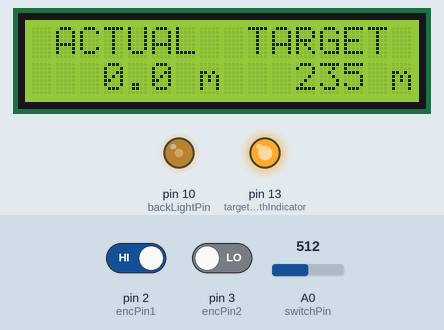
Recording of a sketch running on a simulated Arduino Uno, built with avr-gcc and run on an emulated ATmega328P. Parts: 16×2 character LCD, output pins drawn as LEDs (lit = HIGH). Inputs (shaded band) come from the test bench; at power-on: pin 2 (encPin1) HIGH, A0 (switchPin) = 512, pin 3 (encPin2) LOW. EEPROM starts erased.

Above: at 3.2 s.
3.3 s: pin 2 (encPin1) driven LOW
At 3.65 s:
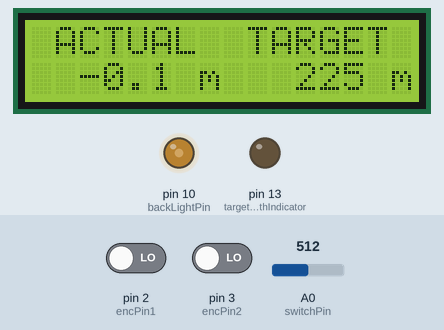
5.6 s: A0 (switchPin) set to 540
7.4 s: A0 (switchPin) set to 564
At 8.6 s:
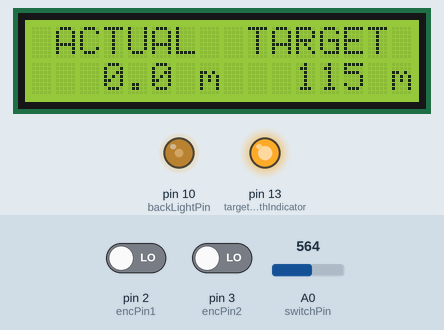
9.2 s: pin 2 (encPin1) driven HIGH
At 9.33 s:
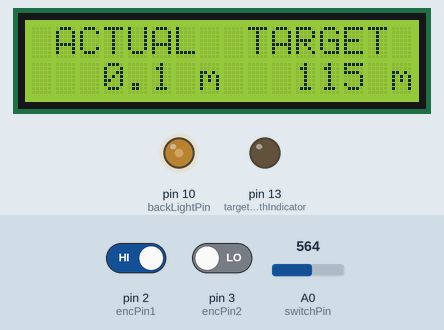
10.9 s: A0 (switchPin) set to 545
At 11.4 s:
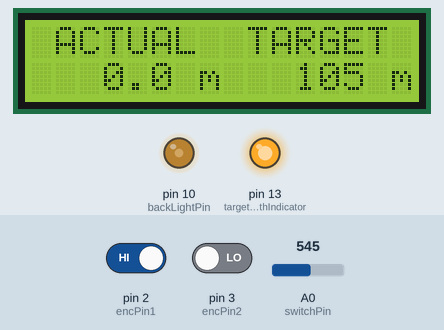
13.0 s: A0 (switchPin) set to 565
At 13.0 s:
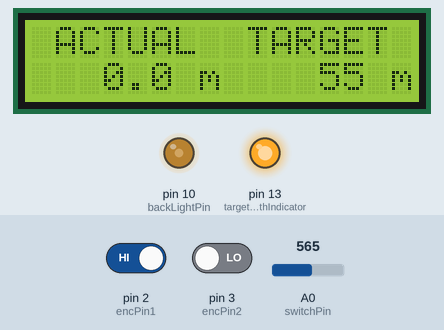
Timing chart, 0 to 15.5 s (numbered marks = the images above; inputs shaded):
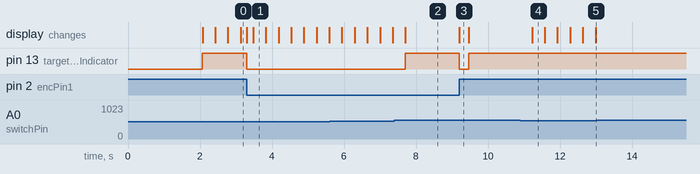

The sketch:

cableMeasureVMA203.ino
```cpp
/*
Arduino device to automatically measure cable length pulled.
Bill Addison
26 February 2021
*/

#include <LiquidCrystal.h>
#include <EEPROM.h>

//**** EDIT THE CONTENTS BELOW FOR YOUR CONFIGURATION ***********************************************************************

//constants to define which pins or the arduino are used for what.
const int encPin1 = 2;   //rotary encoder attached to measuring wheel CLK
const int encPin2 = 3;   //rotary encoder attached to measuring wheel DATA
const int switchPin = 0; //pin that resitor ladder and switches are connected to
const int backLightPin = 10;
const int targetLengthIndicator = 13; //output pin used to indicate the measured length is a multiple of the target length

//constants used relating to display brightness and button debounce + repeat.
const int backLightBrightness = 100; //set the LCD backlight brightness between 0 and 255
const int debounceDelay = 50;        // the debounce time in ms
int actionrepeat = 350;              // the time in ms which holding a button repeats. Set to 0 for no repeat.

//constants used to convert 'pos' variable into a length
const float C = 1.0;         //circumference of measuring wheel
const int N = 10;            //number of "clicks" for one revolution of wheel
char unitOfLength[3] = " m"; //specify the unit of length (2 characters), and use the same unit of length used to specify C

//***************************************************************************************************************************

// variables to analyse the rotary encoder position
int pos = 0; //this will increment (or decrement) by 1 for each clockwise (counterclockwise) "click" of the rotary encoder
int state;
int lastState;

// variables to store measured and target length
int targetLength;
float measuredLength = 0;

//constants relating to Vellemann VMA203
int lcd_key = 0;
int adc_key_in = 0;
#define btnRIGHT 0
#define btnUP 1
#define btnDOWN 2
#define btnLEFT 3
#define btnSELECT 4
#define btnNONE 5

LiquidCrystal lcd(8, 9, 4, 5, 6, 7);

int buttonState;         // the current reading from the input pin
int lastButtonState = 5; // the previous reading from the input pin
int tmpButtonState = 5;
long lastDebounceTime = 0;
int actioned = 0; // 1 if a button has been pressed and the result actioned. Returns to 0 when no button pressed.
long lastactioned;

// read the buttons
int read_LCD_buttons()
{
    adc_key_in = analogRead(switchPin);
    // read the value from the sensor
    // my buttons when read are centered at these valies: 0, 144, 329, 504, 741
    // we add approx 50 to those values and check to see if we are close
    if (adc_key_in > 1000)
        return btnNONE; // We make this the 1st option for speed reasons since it will be the most likely result
    // For V1.1 us this threshold
    /*  if (adc_key_in < 50)
        return btnRIGHT;
    if (adc_key_in < 250)
        return btnUP;
    if (adc_key_in < 450)
        return btnDOWN;
    if (adc_key_in < 650)
        return btnLEFT;
    if (adc_key_in < 850)
        return btnSELECT; */
    // For V1.0 comment the other threshold and use the one below:

    if (adc_key_in < 50)
        return btnRIGHT;
    if (adc_key_in < 195)
        return btnUP;
    if (adc_key_in < 380)
        return btnDOWN;
    if (adc_key_in < 555)
        return btnLEFT;
    if (adc_key_in < 790)
        return btnSELECT;

    return btnNONE; // when all others fail, return this...
}

void setup()
{
    //define pinModes
    pinMode(encPin1, INPUT);
    pinMode(encPin2, INPUT);
    pinMode(targetLengthIndicator, OUTPUT);

    //read initial values required.
    lastState = digitalRead(encPin1);
    digitalWrite(targetLengthIndicator, LOW);
    targetLength = EEPROM.read(0);

    //initilise LCD display
    analogWrite(backLightPin, backLightBrightness);
    lcd.begin(16, 2);
    lcd.print("Cable Measure");
    lcd.setCursor(0, 1);
    lcd.print("V1.10 210308");
    delay(2000);
    lcd.setCursor(0, 0);
    lcd.print(" ACTUAL  TARGET ");
}

// main loop

void loop()
{

    tmpButtonState = read_LCD_buttons();
    // Serial.print(lcd_key);
    // If the switch changed, due to noise or pressing:
    if (tmpButtonState != lastButtonState)
    {
        // reset the debouncing timer
        lastDebounceTime = millis();
    }

    if ((millis() - lastDebounceTime) > debounceDelay)
    {
        // whatever the reading is at, it's been there for longer
        // than the debounce delay, so take it as the actual current state:
        buttonState = tmpButtonState;
    }

    // save the reading.  Next time through the loop,
    // it'll be the lastButtonState:
    lastButtonState = tmpButtonState;
    // Up button, 1, increase target length by 1
    if (buttonState == 1 && (actioned == 0 || (actionrepeat > 0 && millis() - lastactioned > actionrepeat)))
    {
        actioned = 1;
        lastactioned = millis();
        targetLength++;
        EEPROM.update(0, targetLength);
    }
    // Down button, 2, decrease target length by 1
    if (buttonState == 2 && (actioned == 0 || (actionrepeat > 0 && millis() - lastactioned > actionrepeat)))
    {
        actioned = 1;
        lastactioned = millis();
        if (targetLength > 0)
        {
            targetLength--;
        }
        EEPROM.update(0, targetLength);
    }
    // Right button, 0, increase target length by 10
    if (buttonState == 0 && (actioned == 0 || (actionrepeat > 0 && millis() - lastactioned > actionrepeat)))
    {
        actioned = 1;
        lastactioned = millis();
        targetLength = targetLength + 10;
        EEPROM.update(0, targetLength);
    }
    // Left button, 3, decrease target length by 10
    if (buttonState == 3 && (actioned == 0 || (actionrepeat > 0 && millis() - lastactioned > actionrepeat)))
    {
        actioned = 1;
        lastactioned = millis();
        if (targetLength > 10)
        {
            targetLength = targetLength - 10;
        }
        else
            targetLength = 0;
        EEPROM.update(0, targetLength);
    }
    // Select button, 4, reset actual length
    if (buttonState == 4 && (actioned == 0 || (actionrepeat > 0 && millis() - lastactioned > actionrepeat)))
    {
        actioned = 1;
        lastactioned = millis();
        pos = 0;
    }
    if (buttonState == 5)
    {
        actioned = 0;
    }
    lastButtonState = tmpButtonState;

    //read rotary encoder and increment or decrement position accordingly
    state = digitalRead(encPin1);
    if (state != lastState)
    {
        if (digitalRead(encPin2) != state)
        {
            pos++;
        }
        else
        {
            pos--;
        }
    }
    lastState = state;

    //calculate measured length

    measuredLength = pos * C / N;

    //check if target length met and indicate accordingly

    if (targetLength > 0 and int(measuredLength * 10) % (targetLength * 10) == 0) //multiply by 10 and convert to integer - compare to 1 decimal place.
    {
        digitalWrite(targetLengthIndicator, HIGH);
    }
    else
    {
        digitalWrite(targetLengthIndicator, LOW);
    }

    //format and print results to LCD

    char measuredLength_str[7];
    char line1[17];
    dtostrf(measuredLength, 4, 1, measuredLength_str); //convert measuredLength to a string, with 1 decimal place.
    sprintf(line1, "%6s%2s%6u%2s", measuredLength_str, unitOfLength, targetLength, unitOfLength);
    lcd.setCursor(0, 1);
    lcd.print(line1);
}
```

Measured:
- the behaviour switches between 554 and 555 on A0 (switchPin) (found by bisection; images 1 and 2)
- after the input at 3.3 s, pin 13 (targetLengthIndicator): HIGH → LOW at once
- after the input at 7.4 s, pin 13 (targetLengthIndicator): LOW → HIGH after 0.31 s
- after the input at 9.2 s, pin 13 (targetLengthIndicator): HIGH → LOW at once, → HIGH 0.26 s later; the display: changes at once (image 3)
- after the input at 10.9 s, the display: changes after 0.32 s (image 4)
- after the input at 13.0 s, pin 13 (targetLengthIndicator): stays HIGH (without the input it goes to LOW after 2.1 s)
